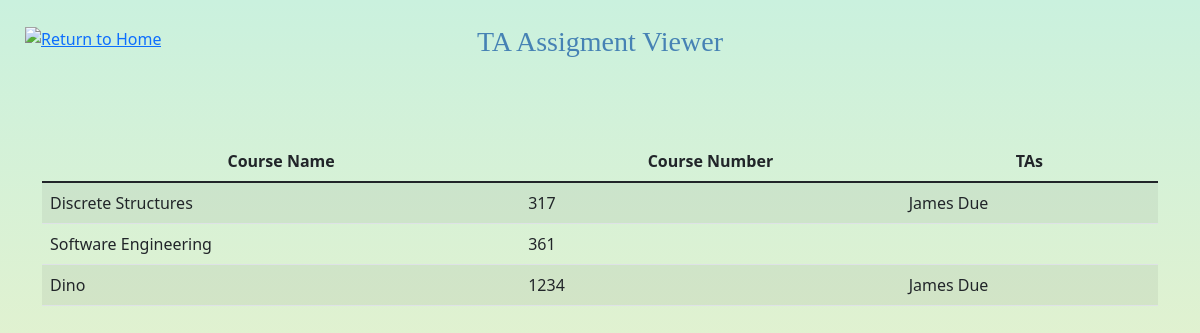
Screenshot of /home.html/coursesschedule.html with the database file from the repository.
### ProjectApp/models.py (models this page shows)
class Course(models.Model):
    name = models.CharField(max_length=70, null=True)
    number = models.IntegerField(primary_key=True)
    instructor = models.ForeignKey(User, blank=True, null=True, on_delete=models.PROTECT, related_name='+')

class TAToCourse(models.Model):
    id = models.AutoField(primary_key=True)
    course = models.ForeignKey(Course, blank=False, on_delete=models.CASCADE, related_name='+')
    ta = models.ForeignKey(User, blank=False, on_delete=models.CASCADE, related_name='+')

class User(models.Model):
    email = models.EmailField(primary_key=True)
    account_type = models.CharField(max_length=20, choices=ACCOUNT_TYPE)
    first_name = models.CharField(max_length=30)
    last_name = models.CharField(max_length=30)
    password = models.CharField(max_length=100)
    phone_number = models.CharField(blank=True, max_length=10)
    address = models.CharField(blank=True, max_length=100)
    office_hours_days = models.CharField(blank=True, max_length=100)
    office_hours_times = models.CharField(blank=True, max_length=100)
    office_hours_room = models.CharField(blank=True, max_length=100)
    skills = models.CharField(blank=True, max_length=300)

### ProjectApp/views.py (the view)
# urls.py: path('home.html/coursesschedule.html', CoursesSchedule.as_view()),
class CoursesSchedule(View):
    def get(self, request):
        courses = Course.objects.all()
        TAs = TAToCourse.objects.all()
        return render(request, "coursesschedule.html", {"courses": courses, "tasInCourse": TAs})

### templates/coursesschedule.html (shortened to what this page needs)
<!DOCTYPE html>
<html lang="en">
<head>
    <link href="https://cdn.jsdelivr.net/npm/bootstrap@5.1.3/dist/css/bootstrap.min.css" rel="stylesheet">
</head>
<body>
<form>
    <a href = "home.html" target = "_self" style="position:fixed; top:25px; left:25px">
         <img src = "https://upload.wikimedia.org/wikipedia/commons/thumb/3/30/Home_free_icon.svg/690px-Home_free_icon.svg.png" width="50" height="50" alt = "Return to Home" />
    </a>
    <h3 align="center" style="padding-top:25px"> TA Assigment Viewer </h3>
    <div class="container" align="center" style="padding-top:50px ">
    <br>
        <table class="table table-striped table-hover">
            <thead>
            <tr>
                <th scope="col" style="text-align: center">Course Name</th>
                <th scope="col-sm" style="text-align: center">Course Number</th>
                <th scope="col-md" style="text-align: center">TAs</th>
            </tr>
            </thead>
            <tbody>
                {%for i in courses %}
                <tr>
                    <td>{{ i.name }}</td>
                    <td>{{ i.number }}</td>
                    <td>
                    {% for j in tasInCourse %}
                            {% if j.course == i %}
                                 {{ j.ta.first_name }}{{ " " }}{{ j.ta.last_name }}<br>
                            {% endif %}
                    {% endfor %} </td>
                </tr>
                {% endfor %}
            </tbody>
        </table>
    </div>
</form>
</body>
</html>

### templates/coursesschedule.html (style rules this page uses)
th { text-align: center }
body { background: linear-gradient(to bottom, #CAF1DE 0%, #fff2bd 100%); background-attachment: fixed }
h3 { font-family:SansSerif; font-weight:10; color:steelblue; }

### rows the page displays
Course: name "Discrete Structures", number "317"
TAToCourse: ta.first_name "James", ta.last_name "Due"
Course: name "Software Engineering", number "361"
Course: name "Dino", number "1234"
TAToCourse: ta.first_name "James", ta.last_name "Due"
